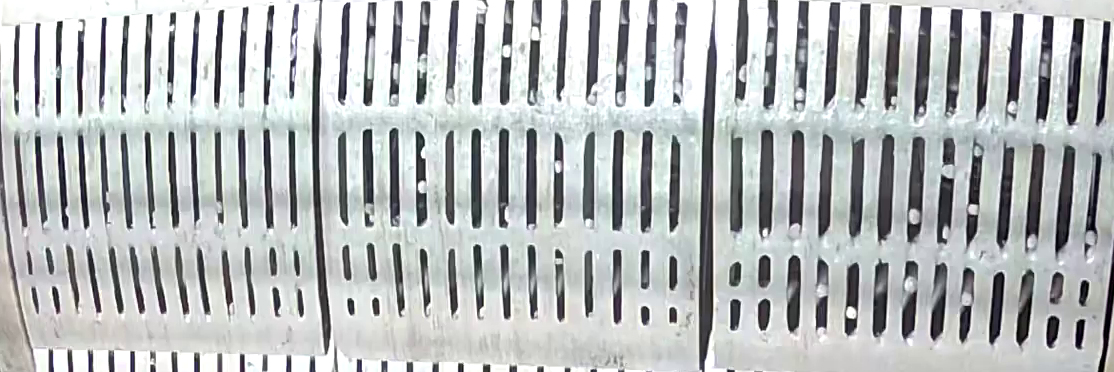
#> input picture roi_01.png, 1114 x 372 px, found by its file name
$ python auto_boxes.py roi_01.png roi_02.png roi_03.png --debug
#> lines starting #> are read from the running program, lines starting #| are printed output that depends on the picture; after the words box and inside, x2 and y2 are one past the last pixel; in counts of white or black regions, pixels touching at a corner belong together
"""
v3 - readable previews + tells you which filter is eating your holes.

    python auto_boxes.py roi_01.png roi_02.png roi_03.png --debug

New:
  - every box labelled with its width in px
  - thick boxes, colour-coded by width vs median
      green  = near median      (normal)
      yellow = 1.2-1.5x median  (worn)
      red    = >1.5x median     (very worn / merged)
  - REJECT COUNTS printed: shows exactly which filter dropped how many
    blobs, so you know which flag to change instead of guessing
  - looser defaults so fewer holes are missed

Flags:
  --open-h 15    taller breaks merged slots harder (21, 25)
  --C 8          threshold offset. lower (4) finds fainter holes
  --min-len 20   minimum slot length px
  --solidity .35 lower finds more, allows scrappier blobs
  --band 0.40 2.5  width outlier band as fraction of median. widen to keep more
  --no-text      turn off the px labels
  --debug        writes mask_*.png
"""
import argparse, csv, os
import xml.etree.ElementTree as ET
import cv2
import numpy as np


def detect(path, a):
    img = cv2.imread(path)
    if img is None:
        raise SystemExit(f"cannot read {path}")
    H, W = img.shape[:2]

    g = cv2.cvtColor(img, cv2.COLOR_BGR2GRAY)
    g = cv2.createCLAHE(2.0, (8, 8)).apply(g)
    g = cv2.medianBlur(g, 3)

    blk = a.block if a.block % 2 else a.block + 1
    bw = cv2.adaptiveThreshold(g, 255, cv2.ADAPTIVE_THRESH_GAUSSIAN_C,
                               cv2.THRESH_BINARY_INV, blk, a.C)
    bw = cv2.morphologyEx(bw, cv2.MORPH_OPEN, np.ones((a.open_h, 1), np.uint8))
    bw = cv2.morphologyEx(bw, cv2.MORPH_CLOSE,
                          np.ones((max(3, a.open_h // 2), 1), np.uint8))

    if a.debug:
        cv2.imwrite(f"mask_{os.path.basename(path)}", bw)

    n, _, stats, _ = cv2.connectedComponentsWithStats(bw, 8)

    rej = {"too_short": 0, "not_elongated": 0, "hollow": 0,
           "at_edge": 0, "full_height": 0, "width_outlier": 0}
    cand = []
    for i in range(1, n):
        x, y, w, h, area = stats[i]
        if h < a.min_len:
            rej["too_short"] += 1; continue
        if h / max(w, 1) < a.min_aspect:
            rej["not_elongated"] += 1; continue
        if area / float(w * h) < a.solidity:
            rej["hollow"] += 1; continue
        if x <= 1 or y <= 1 or x + w >= W - 1 or y + h >= H - 1:
            rej["at_edge"] += 1; continue
        if h > 0.9 * H:
            rej["full_height"] += 1; continue
        cand.append((x, y, w, h))

    if len(cand) >= 8:
        med = float(np.median([c[2] for c in cand]))
        keep = [c for c in cand if a.band[0] * med <= c[2] <= a.band[1] * med]
        rej["width_outlier"] = len(cand) - len(keep)
        cand = keep

    return img, cand, W, H, rej


def preview(img, cand, out, show_text):
    vis = img.copy()
    if not cand:
        cv2.imwrite(out, vis); return
    med = float(np.median([c[2] for c in cand]))
    for (x, y, w, h) in cand:
        r = w / med
        col = (0, 200, 0) if r < 1.2 else ((0, 210, 255) if r < 1.5 else (0, 0, 255))
        cv2.rectangle(vis, (x, y), (x + w, y + h), col, 2)
        if show_text:
            cv2.putText(vis, str(w), (x - 2, max(11, y - 4)),
                        cv2.FONT_HERSHEY_SIMPLEX, 0.38, (0, 0, 0), 3, cv2.LINE_AA)
            cv2.putText(vis, str(w), (x - 2, max(11, y - 4)),
                        cv2.FONT_HERSHEY_SIMPLEX, 0.38, col, 1, cv2.LINE_AA)
    cv2.rectangle(vis, (0, 0), (vis.shape[1], 26), (25, 25, 25), -1)
    cv2.putText(vis, f"{len(cand)} holes   median width {med:.0f}px",
                (8, 18), cv2.FONT_HERSHEY_SIMPLEX, 0.55, (255, 255, 255), 1,
                cv2.LINE_AA)
    cv2.imwrite(out, vis)


def write_xml(entries, out="auto_annotations.xml"):
    root = ET.Element("annotations")
    ET.SubElement(root, "version").text = "1.1"
    for idx, (name, W, H, cand) in enumerate(entries):
        im = ET.SubElement(root, "image", id=str(idx), name=name,
                           width=str(W), height=str(H))
        for (x, y, w, h) in cand:
            ET.SubElement(im, "box", label="grate_hole", occluded="0",
                          source="auto", z_order="0",
                          xtl=f"{x:.2f}", ytl=f"{y:.2f}",
                          xbr=f"{x+w:.2f}", ybr=f"{y+h:.2f}")
    ET.ElementTree(root).write(out, encoding="utf-8", xml_declaration=True)
    return out


def main():
    p = argparse.ArgumentParser()
    p.add_argument("images", nargs="+")
    p.add_argument("--open-h", type=int, default=15, dest="open_h")
    p.add_argument("--block", type=int, default=51)
    p.add_argument("--C", type=int, default=8)
    p.add_argument("--min-len", type=int, default=20, dest="min_len")
    p.add_argument("--min-aspect", type=float, default=2.2, dest="min_aspect")
    p.add_argument("--solidity", type=float, default=0.35)
    p.add_argument("--band", type=float, nargs=2, default=[0.40, 2.5])
    p.add_argument("--no-text", action="store_true")
    p.add_argument("--debug", action="store_true")
    a = p.parse_args()

    entries, rows, total_rej = [], [], {}
    for path in a.images:
        name = os.path.basename(path)
        img, cand, W, H, rej = detect(path, a)
#> in detect, img is the input picture: shape (372, 1114, 3); mean B, G, R 187.2, 186.6, 183.1
#> in detect, `g = cv2.createCLAHE(2.0, (8, 8)).apply(g)`:
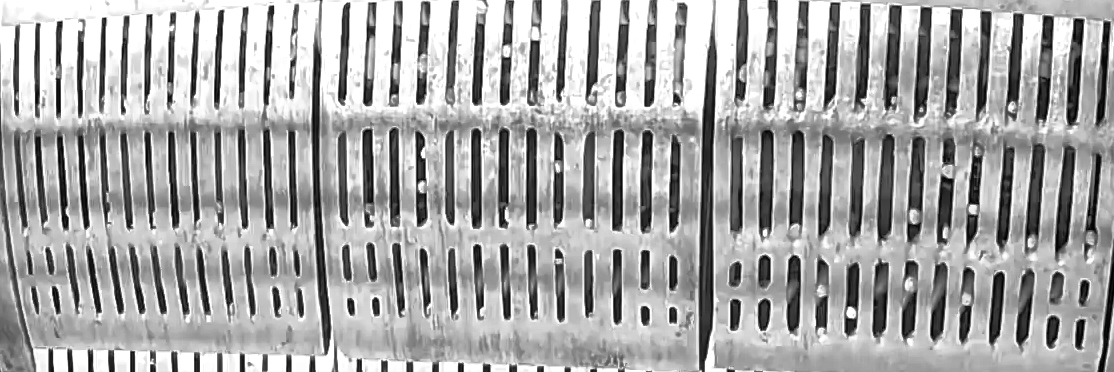
#> g: shape (372, 1114); min 0, max 255, mean 166.8
#> in detect, `bw = cv2.adaptiveThreshold(g, 255, cv2.ADAPTIVE_THRESH_GAUSSIAN_C, cv2..`:
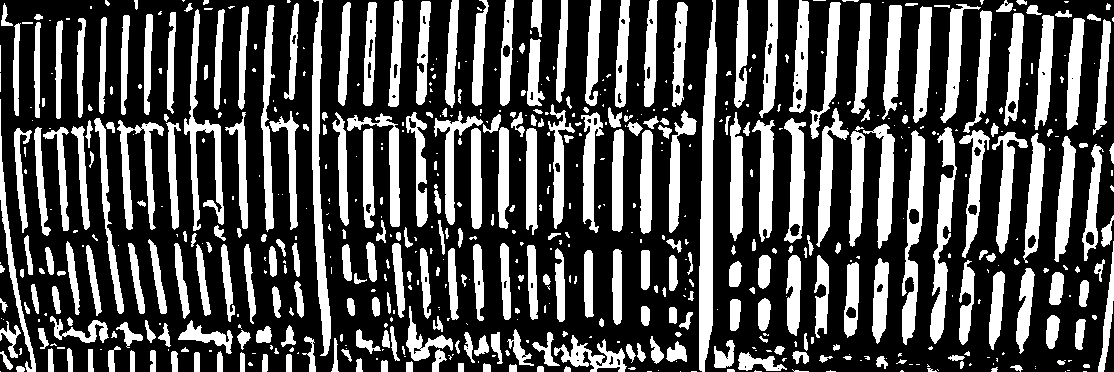
#> bw: shape (372, 1114); 31.5% white; 628 white regions (298 under 20 px), largest, box (x1, y1, x2, y2) and area: (699, 0, 717, 372) 4011, (312, 0, 331, 356) 2776, (902, 130, 925, 345) 2371
#> in detect, `bw = cv2.morphologyEx(bw, cv2.MORPH_OPEN, np.ones((a.open_h, 1), np.ui..`:
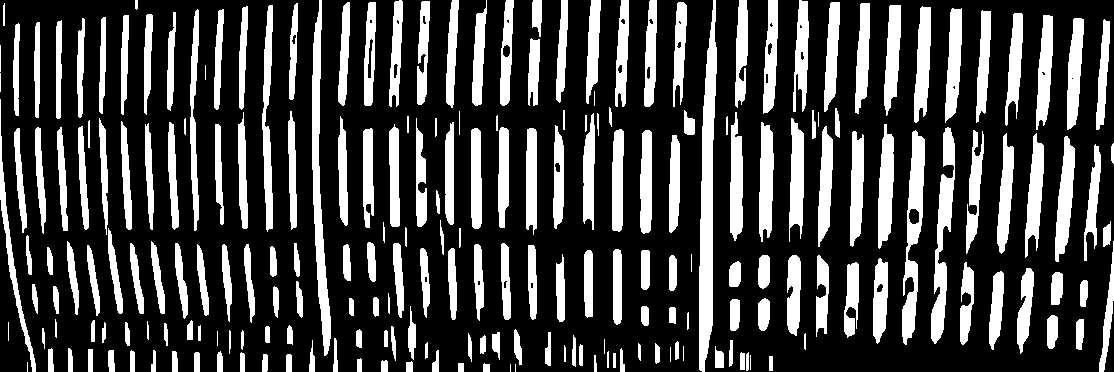
#> bw: shape (372, 1114); 26.5% white; 229 white regions (14 under 20 px), largest, box (x1, y1, x2, y2) and area: (699, 0, 717, 372) 4009, (312, 0, 331, 356) 2737, (902, 130, 925, 345) 2329
#> in detect, `bw = cv2.morphologyEx(bw, cv2.MORPH_CLOSE, np.ones((max(3, a.open_h //..`:
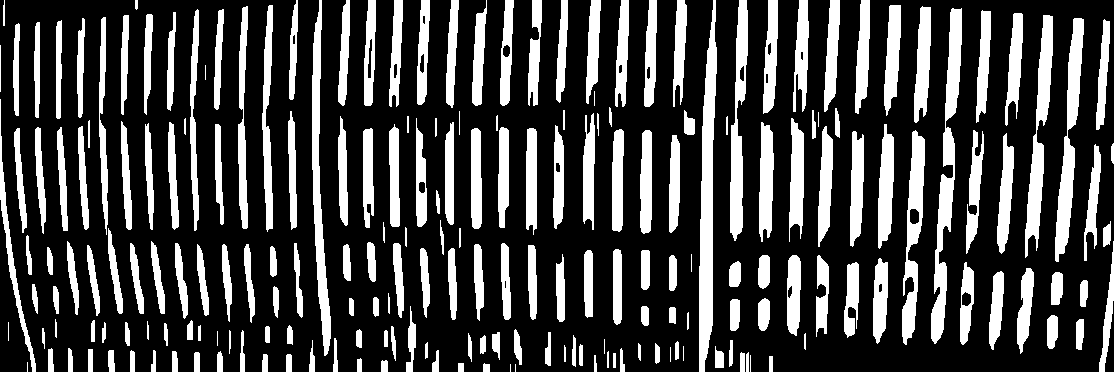
#> bw: shape (372, 1114); 26.7% white; 217 white regions (13 under 20 px), largest, box (x1, y1, x2, y2) and area: (699, 0, 717, 372) 4013, (931, 8, 962, 344) 3572, (1055, 18, 1084, 262) 2744
#> in detect, `n, _, stats, _ = cv2.connectedComponentsWithStats(bw, 8)`: n = 218; stats = 218 rows, first 6: [0, 0, 1114, 372, 303934], [3, 0, 2, 26, 47], [135, 0, 3, 10, 28], [289, 0, 9, 100, 578], [312, 0, 19, 356, 2737], [338, 0, 12, 106, 826]
#> the loop in detect, `for i in range(1, n):` made 217 passes
#> after the loop in detect, `for i in range(1, n):`: cand = 128 items, first 6: (262, 5, 11, 227), (884, 5, 17, 111), (238, 6, 10, 223), (914, 6, 17, 117), (190, 9, 9, 222), (214, 9, 10, 101); rej = {'too_short': 44, 'not_elongated': 1, 'hollow': 3, 'at_edge': 41, 'full_height': 0, 'width_outlier': 0}
#> in detect, `med = float(np.median([c[2] for c in cand]))`: med = 9
#> in detect, `keep = [c for c in cand if a.band[0] * med <= c[2] <= a.band[1] * med]`: keep = 114 items, first 6: (262, 5, 11, 227), (884, 5, 17, 111), (238, 6, 10, 223), (914, 6, 17, 117), (190, 9, 9, 222), (214, 9, 10, 101)
#> in detect, `cand = keep`: cand has the same summary as keep
#> cand has the same summary as keep in detect; W = 1114; H = 372; rej = {'too_short': 44, 'not_elongated': 1, 'hollow': 3, 'at_edge': 41, 'full_height': 0, 'width_outlier': 14}
        entries.append((name, W, H, cand))
        preview(img, cand, f"preview_{name}", not a.no_text)
#> in preview, `med = float(np.median([c[2] for c in cand]))`: med = 10
#> the loop in preview, `for (x, y, w, h) in cand:` made 114 passes
#> (x, y, w, h, r, col) on passes 1 to 12: (262, 5, 11, 227, 1.1, (0, 200, 0)), (884, 5, 17, 111, 1.7, (0, 0, 255)), (238, 6, 10, 223, 1, (0, 200, 0)), (914, 6, 17, 117, 1.7, (0, 0, 255)), (190, 9, 9, 222, 0.9, (0, 200, 0)), (214, 9, 10, 101, 1, (0, 200, 0)), (976, 10, 15, 113, 1.5, (0, 0, 255)), (167, 12, 9, 99, 0.9, (0, 200, 0)), (1005, 13, 18, 113, 1.8, (0, 0, 255)), (121, 15, 8, 100, 0.8, (0, 200, 0)), (144, 14, 9, 101, 0.9, (0, 200, 0)), (99, 17, 9, 218, 0.9, (0, 200, 0))
#> r on passes 61 to 66: 0.9, 1.1, 1, 1.3, 1.2, 1
#> after the loop in preview, `for (x, y, w, h) in cand:`:
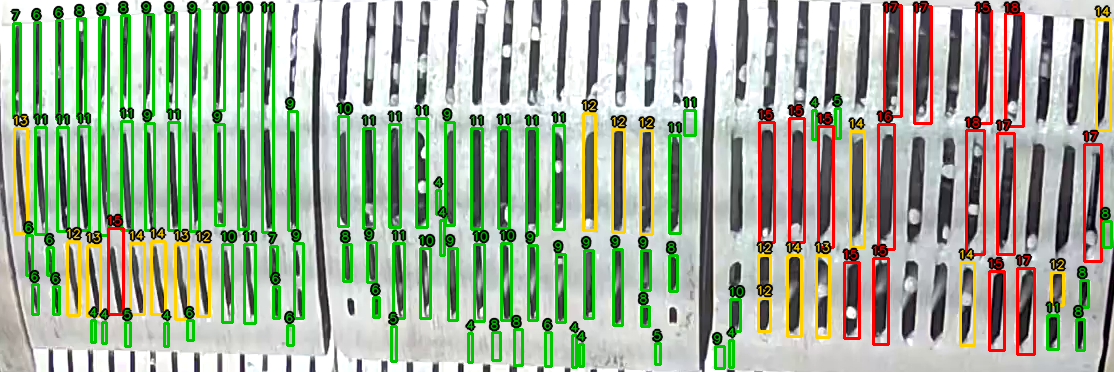
#> vis: shape (372, 1114, 3); 18.35% of pixels changed, all inside (x1, y1, x2, y2) = (9, 0, 1113, 370)
#> in preview, `cv2.putText(vis, f"{len(cand)} holes   median width {med:.0f}px", (8, ..`:
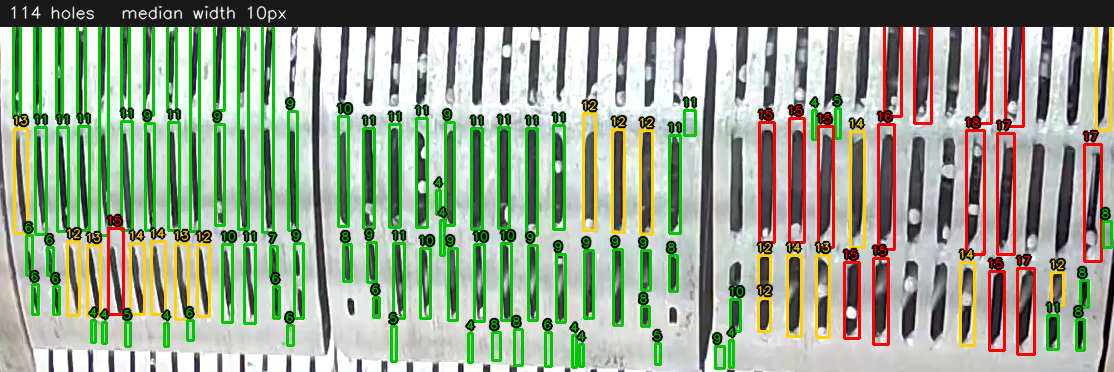
#> vis: shape (372, 1114, 3); mean B, G, R 140.8, 163.3, 150.9
        for (x, y, w, h) in cand:
            rows.append({"image": name, "cx": x + w // 2, "cy": y + h // 2,
                         "width_px": w, "length_px": h})
#> this loop made 114 passes
#> (x, y, w, h) on passes 1 to 12: (262, 5, 11, 227), (884, 5, 17, 111), (238, 6, 10, 223), (914, 6, 17, 117), (190, 9, 9, 222), (214, 9, 10, 101), (976, 10, 15, 113), (167, 12, 9, 99), (1005, 13, 18, 113), (121, 15, 8, 100), (144, 14, 9, 101), (99, 17, 9, 218)
#> after the loop, rows = 114 items
        for k, v in rej.items():
            total_rej[k] = total_rej.get(k, 0) + v
#> this loop made 6 passes
#> (k, v) on passes 1 to 6: ('too_short', 44), ('not_elongated', 1), ('hollow', 3), ('at_edge', 41), ('full_height', 0), ('width_outlier', 14)
#> after the loop, total_rej has the same summary as rej
        print(f"{name}: {len(cand)} holes -> preview_{name}")
#| roi_01.png: 114 holes -> preview_roi_01.png
#> pass 2 of the loop in main, `for path in a.images:`:
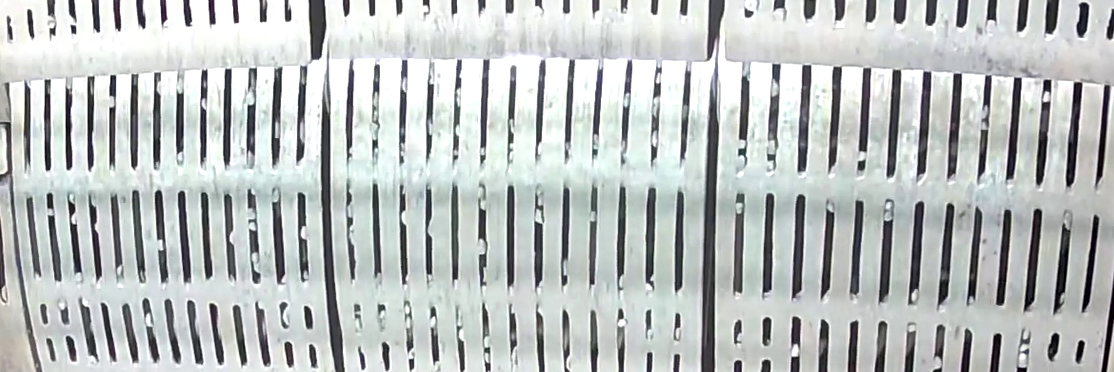
#> input picture roi_02.png, 1114 x 372 px, found by its file name
#> in detect, img is the input picture: shape (372, 1114, 3); mean B, G, R 191.2, 192, 187.5
#> in detect (call 2), `bw = cv2.morphologyEx(bw, cv2.MORPH_CLOSE, np.ones((max(3, a.open_h //..`:
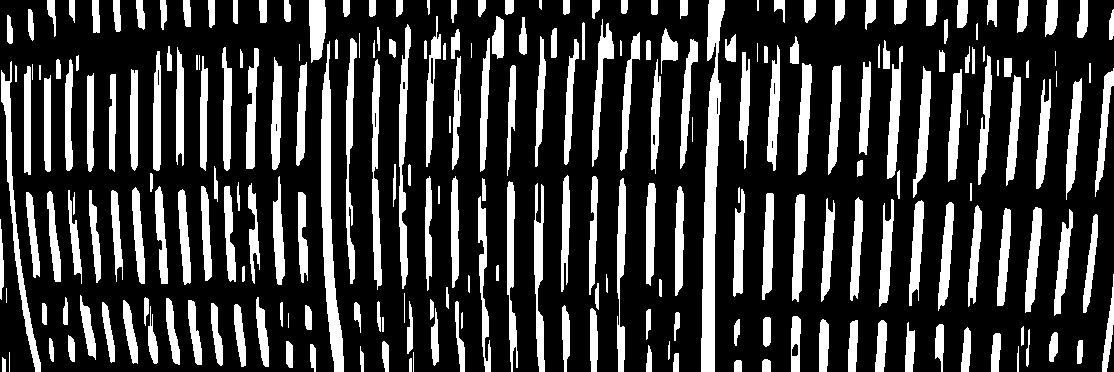
#> bw: shape (372, 1114); 23.6% white; 245 white regions (10 under 20 px), largest, box (x1, y1, x2, y2) and area: (701, 0, 725, 372) 4397, (321, 41, 344, 372) 3039, (1, 61, 41, 372) 1781
#> n = 246; stats = 246 rows, first 6: [0, 0, 1114, 372, 316506], [47, 0, 9, 37, 174], [69, 0, 6, 23, 110], [92, 0, 8, 33, 231], [113, 0, 8, 32, 208], [136, 0, 9, 30, 203]
#> the loop in detect (call 2), `for i in range(1, n):` made 245 passes
#> (x, w, h, area) on passes 1 to 3: (47, 9, 37, 174), (69, 6, 23, 110), (92, 8, 33, 231)
#> the loop in preview (call 2), `for (x, y, w, h) in cand:` made 115 passes
#> (x, y, w, h) on passes 1 to 8: (28, 9, 6, 32), (7, 15, 6, 29), (426, 16, 15, 151), (492, 16, 12, 43), (519, 17, 8, 38), (944, 19, 4, 25), (399, 24, 12, 265), (451, 29, 9, 30)
#> in preview (call 2), `cv2.putText(vis, f"{len(cand)} holes   median width {med:.0f}px", (8, ..`:
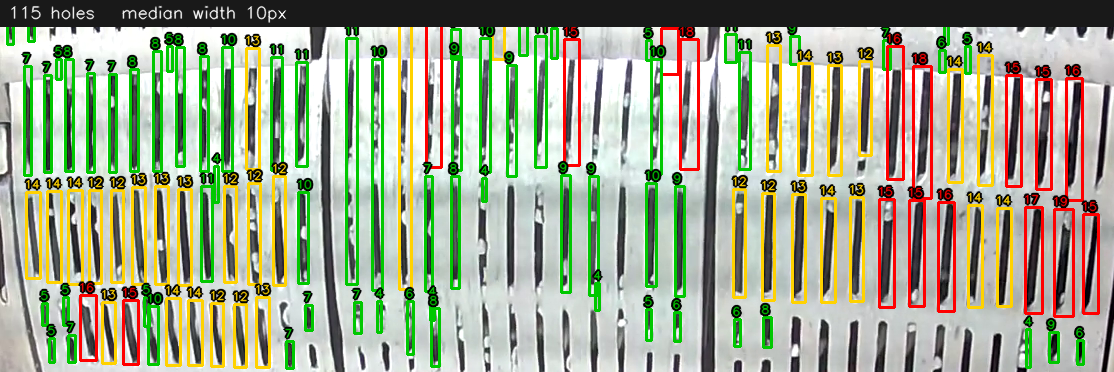
#> vis: shape (372, 1114, 3); mean B, G, R 140.7, 167.4, 159.8
#> the loop in main, `for (x, y, w, h) in cand:` made 115 passes
#> the loop in main, `for k, v in rej.items():` made 6 passes
#> (k, v) on passes 1 to 6: ('too_short', 58), ('not_elongated', 3), ('hollow', 4), ('at_edge', 48), ('full_height', 0), ('width_outlier', 17)
#| roi_02.png: 115 holes -> preview_roi_02.png

    print("\nblobs rejected by filter:")
    for k, v in sorted(total_rej.items(), key=lambda kv: -kv[1]):
        if v:
            print(f"  {k:<15} {v}")
    print("  ^ if a big number here is eating real holes, loosen that filter:")
    print("    too_short->--min-len 12  not_elongated->--min-aspect 1.5")
    print("    hollow->--solidity 0.25  width_outlier->--band 0.3 3.0")

    if not rows:
        raise SystemExit("\nnothing kept. try --C 4 --min-len 12")

    xml = write_xml(entries)
    with open("auto_holes.csv", "w", newline="") as f:
        w = csv.DictWriter(f, fieldnames=list(rows[0].keys()))
        w.writeheader(); w.writerows(rows)

    wd = sorted(r["width_px"] for r in rows)
    print(f"\ntotal        : {len(rows)}")
    print(f"width px med : {wd[len(wd)//2]}   range {wd[0]}-{wd[-1]}")
    print(f"wrote {xml} + auto_holes.csv")


if __name__ == "__main__":
#> (the run stopped early here; a loop or call above may not have finished)
